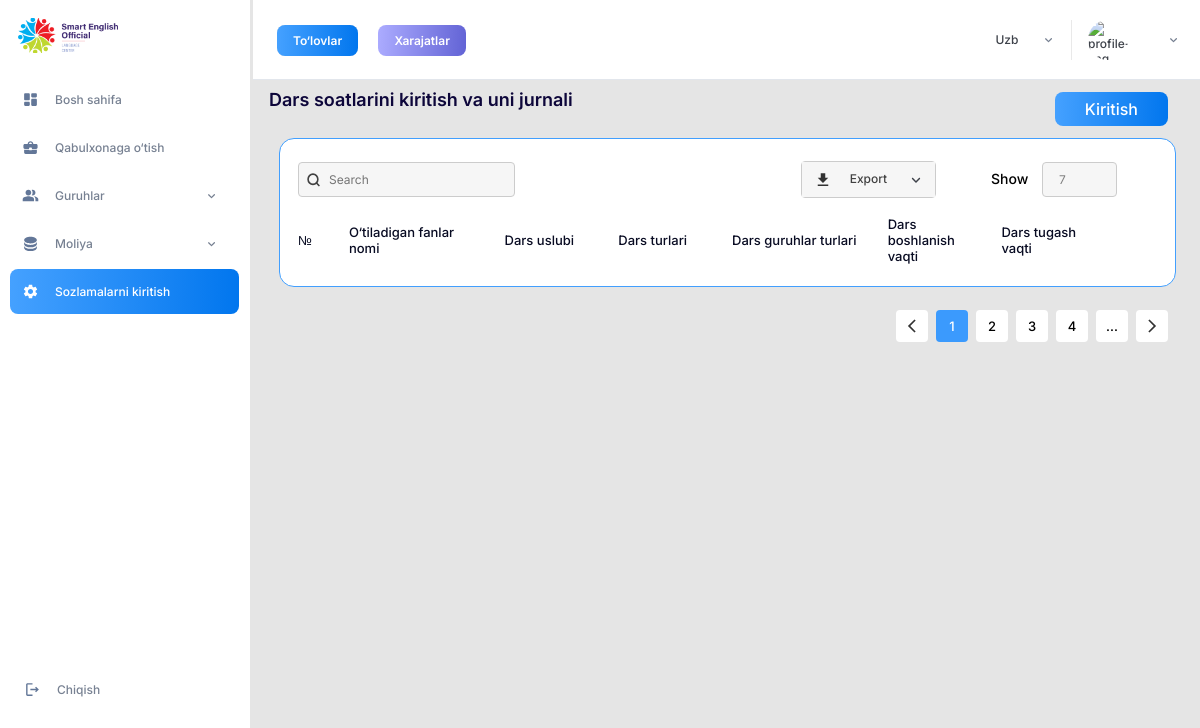
Before: /time/ with the older database file.
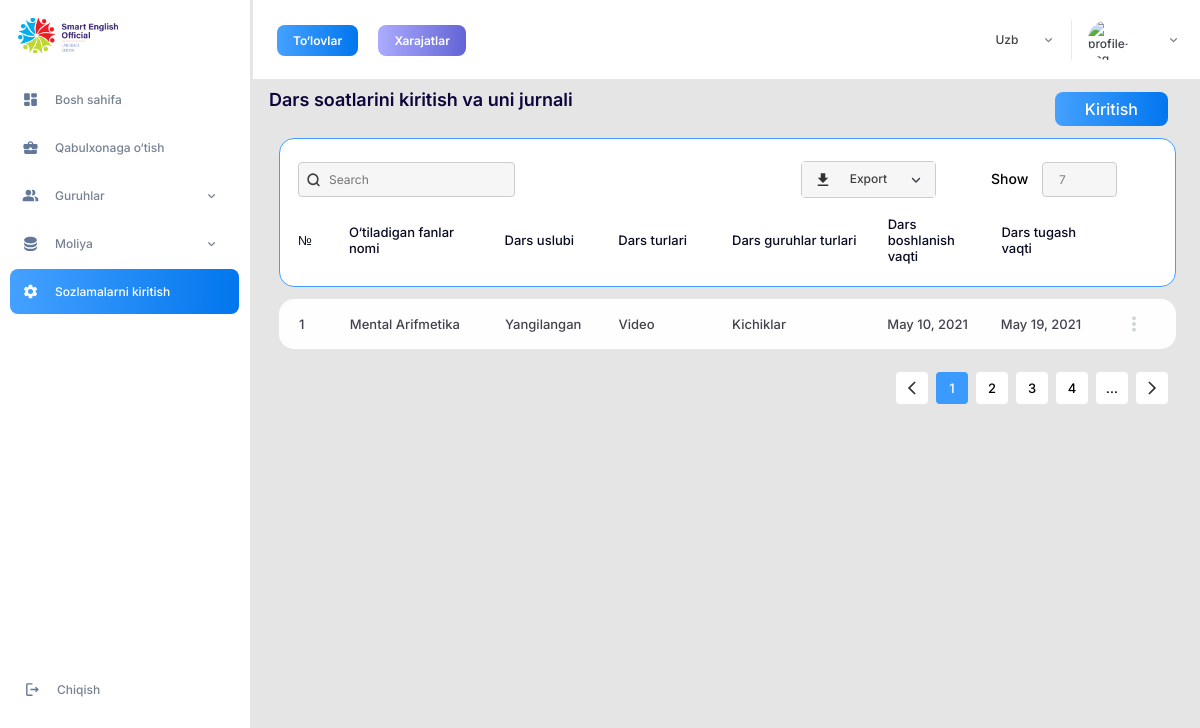
After: the same page with the newer database file.
### settings/models.py (models this page shows)
class Timetable(models.Model):
    subject_name = models.ForeignKey(Subjects, related_name='subject_name', on_delete=models.CASCADE)
    lesson_pattern = models.ForeignKey(Patterns, related_name='lesson_patterns', on_delete=models.CASCADE)
    lesson_type = models.ForeignKey(LessonType, related_name='lessons', on_delete=models.CASCADE)
    group_type = models.ForeignKey(Group, related_name='group_types', on_delete=models.CASCADE)
    start_time = models.DateField()
    finish_time = models.DateField()
    class Meta:
        verbose_name = 'timetable'
        verbose_name_plural = 'timetable'

class Subjects(models.Model):
    name = models.CharField(max_length=60)
    def __str__(self):
        return self.name
    class Meta:
        verbose_name = 'Subject'
        verbose_name_plural = 'Subjects'

class Patterns(models.Model):
    patterns = models.CharField(max_length=255)
    def __str__(self):
        return self.patterns
    class Meta:
        verbose_name = 'Lesson Pattern'
        verbose_name_plural = 'Lesson Patterns'

class LessonType(models.Model):
    lesson_types = models.CharField(max_length=255)
    def __str__(self):
        return self.lesson_types
    class Meta:
        verbose_name = 'Lesson type'
        verbose_name_plural = 'Lesson Types'

class Group(models.Model):
    group_type = models.CharField(max_length=60)
    def __str__(self):
        return self.group_type
    class Meta:
        verbose_name = 'Group'
        verbose_name_plural = 'Groups'

### settings/views.py (the view)
# urls.py: path('time/', views.time, name='time'),
def time(request):
	courses = Timetable.objects.all
	return render(request, 'time.html', {'courses':courses})

### templates/time.html (shortened to what the changed rows need)
{% extends "base.html" %}
{% load static%}
{% block content %}
		<div class="content">
			<div class="content-item">
				<div class="container">
					{% for c in courses %}
					<ul class="time-table build-table build-table--light build-table__item">
						<li class="build-table__item build-table__item--1">
							{{c.id}}
						</li>
						<li class="build-table__item build-table__item--2">
							{{c.subject_name}}
						</li>
						<li class="build-table__item build-table__item--3">
							{{c.lesson_pattern}}
						</li>
						<li class="build-table__item build-table__item--4">
							{{c.lesson_type}}
						</li>
						<li class="build-table__item build-table__item--5">
							{{c.group_type}}
						</li>
						<li class="build-table__item build-table__item--6">
							{{c.start_time}}
						</li>
                        <li class="build-table__item build-table__item--6">
							{{c.finish_time}}
						</li>
						<li class="build-table__item build-table__item--7">
						</li>
					</ul>
					{% endfor %}
				</div>
			</div>
		</div>
{% endblock %}

Changed rows visible on the page:
added Timetable: id "1", subject_name "Mental Arifmetika", lesson_pattern "Yangilangan", lesson_type "Video", group_type "Kichiklar", start_time "May 10, 2021", finish_time "May 19, 2021"
